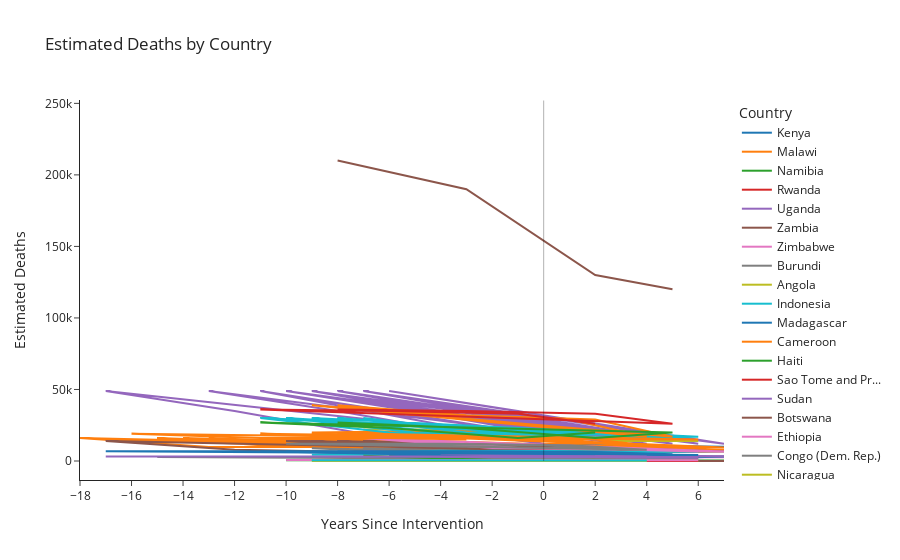

The notebook cell saved with this chart:
### Markdown cell above
I'm interested in looking at if the number of estimated deaths changes after the intervention. To do this, I'll start with a basic plot looking at the estimated deaths before and after the year of intervention (where the year of intervention = 0).

### Code cell
# create a line plot
fig = px.line(data, x="years_since_intervention", y="estimated_deaths", color='country', 
              labels={
                     "estimated_deaths": "Estimated Deaths",
                     "years_since_intervention": "Years Since Intervention",
                     "country": "Country"
                 },
                title="Estimated Deaths by Country", 
             template='simple_white')

# ensure we are showing useful numbers on the x-axis
number_of_ticks = abs(data['years_since_intervention'].min() - data['years_since_intervention'].max())
fig.update_xaxes(nticks=number_of_ticks)

# add a reference line to the chart to show the date of intervention
fig.add_shape(type='line',
                yref="y",
                xref="x",
                x0=0,
                y0=0,
                x1=0,
                y1=data['estimated_deaths'].max()*1.2,
                line=dict(color='black', width=1))

fig.show()

### Figure 1 — Plotly figure (JSON) as saved in the notebook; plotly's stock layout.template omitted (floating-point values rounded to 4 significant figures)
{"data": [{"hovertemplate": "Country=Kenya<br>Years Since Intervention=%{x}<br>Estimated Deaths=%{y}<extra></extra>", "legendgroup": "Kenya", "line": {"color": "#1F77B4", "dash": "solid"}, "mode": "lines", "name": "Kenya", "orientation": "v", "showlegend": true, "type": "scatter", "x": [-6, -1, 4, 7, -6, -1, 4, 7, -6, -1, 4, 7, -6, -1, 4, 7, -6, -1, 4, 7, -7, -2, 3, 6, -7, -2, 3, 6, -11, -6, -1, 2], "xaxis": "x", "y": [13000, 10000, 9000, 9900, 13000, 10000, 9000, 9900, 13000, 10000, 9000, 9900, 13000, 10000, 9000, 9900, 13000, 10000, 9000, 9900, 13000, 10000, 9000, 9900, 13000, 10000, 9000, 9900, 13000, 10000, 9000, 9900], "yaxis": "y"}, {"hovertemplate": "Country=Malawi<br>Years Since Intervention=%{x}<br>Estimated Deaths=%{y}<extra></extra>", "legendgroup": "Malawi", "line": {"color": "#FF7F0E", "dash": "solid"}, "mode": "lines", "name": "Malawi", "orientation": "v", "showlegend": true, "type": "scatter", "x": [-6, -1, 4, 7, -8, -3, 2, 5, -10, -5, 0, 3, -10, -5, 0, 3, -10, -5, 0, 3, -10, -5, 0, 3, -10, -5, 0, 3, -14, -9, -4, -1, -13, -8, -3, 0, -11, -6, -1, 2, -11, -6, -1, 2, -11, -6, -1, 2, -18, -13, -8, -5, -18, -13, -8, -5, -18, -13, -8, -5, -18, -13, -8, -5, -15, -10, -5, -2, -15, -10, -5, -2, -15, -10, -5, -2, -15, -10, -5, -2], "xaxis": "x", "y": [16000, 9700, 10000, 7800, 16000, 9700, 10000, 7800, 16000, 9700, 10000, 7800, 16000, 9700, 10000, 7800, 16000, 9700, 10000, 7800, 16000, 9700, 10000, 7800, 16000, 9700, 10000, 7800, 16000, 9700, 10000, 7800, 16000, 9700, 10000, 7800, 16000, 9700, 10000, 7800, 16000, 9700, 10000, 7800, 16000, 9700, 10000, 7800, 16000, 9700, 10000, 7800, 16000, 9700, 10000, 7800, 16000, 9700, 10000, 7800, 16000, 9700, 10000, 7800, 16000, 9700, 10000, 7800, 16000, 9700, 10000, 7800, 16000, 9700, 10000, 7800, 16000, 9700, 10000, 7800], "yaxis": "y"}, {"hovertemplate": "Country=Namibia<br>Years Since Intervention=%{x}<br>Estimated Deaths=%{y}<extra></extra>", "legendgroup": "Namibia", "line": {"color": "#2CA02C", "dash": "solid"}, "mode": "lines", "name": "Namibia", "orientation": "v", "showlegend": true, "type": "scatter", "x": [-6, -1, 4, 7, -6, -1, 4, 7], "xaxis": "x", "y": [260, 180, 7, 23, 260, 180, 7, 23], "yaxis": "y"}, {"hovertemplate": "Country=Rwanda<br>Years Since Intervention=%{x}<br>Estimated Deaths=%{y}<extra></extra>", "legendgroup": "Rwanda", "line": {"color": "#D62728", "dash": "solid"}, "mode": "lines", "name": "Rwanda", "orientation": "v", "showlegend": true, "type": "scatter", "x": [-6, -1, 4, 7], "xaxis": "x", "y": [5200, 3600, 3000, 3000], "yaxis": "y"}, {"hovertemplate": "Country=Uganda<br>Years Since Intervention=%{x}<br>Estimated Deaths=%{y}<extra></extra>", "legendgroup": "Uganda", "line": {"color": "#9467BD", "dash": "solid"}, "mode": "lines", "name": "Uganda", "orientation": "v", "showlegend": true, "type": "scatter", "x": [-6, -1, 4, 7, -6, -1, 4, 7, -7, -2, 3, 6, -8, -3, 2, 5, -8, -3, 2, 5, -8, -3, 2, 5, -7, -2, 3, 6, -7, -2, 3, 6, -7, -2, 3, 6, -7, -2, 3, 6, -9, -4, 1, 4, -9, -4, 1, 4, -9, -4, 1, 4, -8, -3, 2, 5, -8, -3, 2, 5, -8, -3, 2, 5, -8, -3, 2, 5, -10, -5, 0, 3, -9, -4, 1, 4, -9, -4, 1, 4, -9, -4, 1, 4, -10, -5, 0, 3, -10, -5, 0, 3, -10, -5, 0, 3, -10, -5, 0, 3, -10, -5, 0, 3, -13, -8, -3, 0, -11, -6, -1, 2, -11, -6, -1, 2, -11, -6, -1, 2, -17, -12, -7, -4], "xaxis": "x", "y": [49000, 35000, 19000, 12000, 49000, 35000, 19000, 12000, 49000, 35000, 19000, 12000, 49000, 35000, 19000, 12000, 49000, 35000, 19000, 12000, 49000, 35000, 19000, 12000, 49000, 35000, 19000, 12000, 49000, 35000, 19000, 12000, 49000, 35000, 19000, 12000, 49000, 35000, 19000, 12000, 49000, 35000, 19000, 12000, 49000, 35000, 19000, 12000, 49000, 35000, 19000, 12000, 49000, 35000, 19000, 12000, 49000, 35000, 19000, 12000, 49000, 35000, 19000, 12000, 49000, 35000, 19000, 12000, 49000, 35000, 19000, 12000, 49000, 35000, 19000, 12000, 49000, 35000, 19000, 12000, 49000, 35000, 19000, 12000, 49000, 35000, 19000, 12000, 49000, 35000, 19000, 12000, 49000, 35000, 19000, 12000, 49000, 35000, 19000, 12000, 49000, 35000, 19000, 12000, 49000, 35000, 19000, 12000, 49000, 35000, 19000, 12000, 49000, 35000, 19000, 12000, 49000, 35000, 19000, 12000, 49000, 35000, 19000, 12000], "yaxis": "y"}, {"hovertemplate": "Country=Zambia<br>Years Since Intervention=%{x}<br>Estimated Deaths=%{y}<extra></extra>", "legendgroup": "Zambia", "line": {"color": "#8C564B", "dash": "solid"}, "mode": "lines", "name": "Zambia", "orientation": "v", "showlegend": true, "type": "scatter", "x": [-6, -1, 4, 7, -6, -1, 4, 7, -8, -3, 2, 5, -7, -2, 3, 6, -10, -5, 0, 3, -9, -4, 1, 4, -9, -4, 1, 4, -10, -5, 0, 3, -10, -5, 0, 3, -10, -5, 0, 3, -17, -12, -7, -4], "xaxis": "x", "y": [14000, 7900, 6300, 6700, 14000, 7900, 6300, 6700, 14000, 7900, 6300, 6700, 14000, 7900, 6300, 6700, 14000, 7900, 6300, 6700, 14000, 7900, 6300, 6700, 14000, 7900, 6300, 6700, 14000, 7900, 6300, 6700, 14000, 7900, 6300, 6700, 14000, 7900, 6300, 6700, 14000, 7900, 6300, 6700], "yaxis": "y"}, {"hovertemplate": "Country=Zimbabwe<br>Years Since Intervention=%{x}<br>Estimated Deaths=%{y}<extra></extra>", "legendgroup": "Zimbabwe", "line": {"color": "#E377C2", "dash": "solid"}, "mode": "lines", "name": "Zimbabwe", "orientation": "v", "showlegend": true, "type": "scatter", "x": [-6, -1, 4, 7, -7, -2, 3, 6], "xaxis": "x", "y": [2500, 2700, 2500, 2600, 2500, 2700, 2500, 2600], "yaxis": "y"}, {"hovertemplate": "Country=Burundi<br>Years Since Intervention=%{x}<br>Estimated Deaths=%{y}<extra></extra>", "legendgroup": "Burundi", "line": {"color": "#7F7F7F", "dash": "solid"}, "mode": "lines", "name": "Burundi", "orientation": "v", "showlegend": true, "type": "scatter", "x": [-7, -2, 3, 6, -7, -2, 3, 6, -9, -4, 1, 4], "xaxis": "x", "y": [8900, 5300, 3500, 3200, 8900, 5300, 3500, 3200, 8900, 5300, 3500, 3200], "yaxis": "y"}, {"hovertemplate": "Country=Angola<br>Years Since Intervention=%{x}<br>Estimated Deaths=%{y}<extra></extra>", "legendgroup": "Angola", "line": {"color": "#BCBD22", "dash": "solid"}, "mode": "lines", "name": "Angola", "orientation": "v", "showlegend": true, "type": "scatter", "x": [-7, -2, 3, 6], "xaxis": "x", "y": [22000, 22000, 14000, 14000], "yaxis": "y"}, {"hovertemplate": "Country=Indonesia<br>Years Since Intervention=%{x}<br>Estimated Deaths=%{y}<extra></extra>", "legendgroup": "Indonesia", "line": {"color": "#17BECF", "dash": "solid"}, "mode": "lines", "name": "Indonesia", "orientation": "v", "showlegend": true, "type": "scatter", "x": [-7, -2, 3, 6, -7, -2, 3, 6, -9, -4, 1, 4], "xaxis": "x", "y": [4400, 7200, 6600, 6600, 4400, 7200, 6600, 6600, 4400, 7200, 6600, 6600], "yaxis": "y"}, {"hovertemplate": "Country=Madagascar<br>Years Since Intervention=%{x}<br>Estimated Deaths=%{y}<extra></extra>", "legendgroup": "Madagascar", "line": {"color": "#1F77B4", "dash": "solid"}, "mode": "lines", "name": "Madagascar", "orientation": "v", "showlegend": true, "type": "scatter", "x": [-6, -1, 4, 7], "xaxis": "x", "y": [3900, 3300, 1700, 3200], "yaxis": "y"}, {"hovertemplate": "Country=Cameroon<br>Years Since Intervention=%{x}<br>Estimated Deaths=%{y}<extra></extra>", "legendgroup": "Cameroon", "line": {"color": "#FF7F0E", "dash": "solid"}, "mode": "lines", "name": "Cameroon", "orientation": "v", "showlegend": true, "type": "scatter", "x": [-6, -1, 4, 7, -7, -2, 3, 6, -7, -2, 3, 6, -7, -2, 3, 6, -7, -2, 3, 6, -9, -4, 1, 4], "xaxis": "x", "y": [20000, 21000, 11000, 9400, 20000, 21000, 11000, 9400, 20000, 21000, 11000, 9400, 20000, 21000, 11000, 9400, 20000, 21000, 11000, 9400, 20000, 21000, 11000, 9400], "yaxis": "y"}, {"hovertemplate": "Country=Haiti<br>Years Since Intervention=%{x}<br>Estimated Deaths=%{y}<extra></extra>", "legendgroup": "Haiti", "line": {"color": "#2CA02C", "dash": "solid"}, "mode": "lines", "name": "Haiti", "orientation": "v", "showlegend": true, "type": "scatter", "x": [-6, -1, 4, 7, -10, -5, 0, 3], "xaxis": "x", "y": [510, 550, 580, 280, 510, 550, 580, 280], "yaxis": "y"}, {"hovertemplate": "Country=Sao Tome and Pr...<br>Years Since Intervention=%{x}<br>Estimated Deaths=%{y}<extra></extra>", "legendgroup": "Sao Tome and Pr...", "line": {"color": "#D62728", "dash": "solid"}, "mode": "lines", "name": "Sao Tome and Pr...", "orientation": "v", "showlegend": true, "type": "scatter", "x": [-6, -1, 4, 7], "xaxis": "x", "y": [110, 110, 96, 87], "yaxis": "y"}, {"hovertemplate": "Country=Sudan<br>Years Since Intervention=%{x}<br>Estimated Deaths=%{y}<extra></extra>", "legendgroup": "Sudan", "line": {"color": "#9467BD", "dash": "solid"}, "mode": "lines", "name": "Sudan", "orientation": "v", "showlegend": true, "type": "scatter", "x": [-6, -1, 4, 7, -7, -2, 3, 6, -7, -2, 3, 6], "xaxis": "x", "y": [6300, 5500, 3000, 3300, 6300, 5500, 3000, 3300, 6300, 5500, 3000, 3300], "yaxis": "y"}, {"hovertemplate": "Country=Botswana<br>Years Since Intervention=%{x}<br>Estimated Deaths=%{y}<extra></extra>", "legendgroup": "Botswana", "line": {"color": "#8C564B", "dash": "solid"}, "mode": "lines", "name": "Botswana", "orientation": "v", "showlegend": true, "type": "scatter", "x": [-6, -1, 4, 7], "xaxis": "x", "y": [67, 6, 8, 3], "yaxis": "y"}, {"hovertemplate": "Country=Ethiopia<br>Years Since Intervention=%{x}<br>Estimated Deaths=%{y}<extra></extra>", "legendgroup": "Ethiopia", "line": {"color": "#E377C2", "dash": "solid"}, "mode": "lines", "name": "Ethiopia", "orientation": "v", "showlegend": true, "type": "scatter", "x": [-6, -1, 4, 7, -7, -2, 3, 6], "xaxis": "x", "y": [16000, 9100, 8000, 6700, 16000, 9100, 8000, 6700], "yaxis": "y"}, {"hovertemplate": "Country=Congo (Dem. Rep.)<br>Years Since Intervention=%{x}<br>Estimated Deaths=%{y}<extra></extra>", "legendgroup": "Congo (Dem. Rep.)", "line": {"color": "#7F7F7F", "dash": "solid"}, "mode": "lines", "name": "Congo (Dem. Rep.)", "orientation": "v", "showlegend": true, "type": "scatter", "x": [-7, -2, 3, 6, -14, -9, -4, -1, -15, -10, -5, -2], "xaxis": "x", "y": [2800, 2400, 1700, 1600, 2800, 2400, 1700, 1600, 2800, 2400, 1700, 1600], "yaxis": "y"}, {"hovertemplate": "Country=Nicaragua<br>Years Since Intervention=%{x}<br>Estimated Deaths=%{y}<extra></extra>", "legendgroup": "Nicaragua", "line": {"color": "#BCBD22", "dash": "solid"}, "mode": "lines", "name": "Nicaragua", "orientation": "v", "showlegend": true, "type": "scatter", "x": [-7, -2, 3, 6], "xaxis": "x", "y": [24, 10, 1, 2], "yaxis": "y"}, {"hovertemplate": "Country=Tanzania<br>Years Since Intervention=%{x}<br>Estimated Deaths=%{y}<extra></extra>", "legendgroup": "Tanzania", "line": {"color": "#17BECF", "dash": "solid"}, "mode": "lines", "name": "Tanzania", "orientation": "v", "showlegend": true, "type": "scatter", "x": [-7, -2, 3, 6, -9, -4, 1, 4, -11, -6, -1, 2, -8, -3, 2, 5, -11, -6, -1, 2, -11, -6, -1, 2, -10, -5, 0, 3], "xaxis": "x", "y": [30000, 20000, 16000, 17000, 30000, 20000, 16000, 17000, 30000, 20000, 16000, 17000, 30000, 20000, 16000, 17000, 30000, 20000, 16000, 17000, 30000, 20000, 16000, 17000, 30000, 20000, 16000, 17000], "yaxis": "y"}, {"hovertemplate": "Country=Senegal<br>Years Since Intervention=%{x}<br>Estimated Deaths=%{y}<extra></extra>", "legendgroup": "Senegal", "line": {"color": "#1F77B4", "dash": "solid"}, "mode": "lines", "name": "Senegal", "orientation": "v", "showlegend": true, "type": "scatter", "x": [-7, -2, 3, 6, -8, -3, 2, 5, -10, -5, 0, 3, -9, -4, 1, 4, -9, -4, 1, 4, -9, -4, 1, 4, -10, -5, 0, 3], "xaxis": "x", "y": [6500, 4600, 4100, 4200, 6500, 4600, 4100, 4200, 6500, 4600, 4100, 4200, 6500, 4600, 4100, 4200, 6500, 4600, 4100, 4200, 6500, 4600, 4100, 4200, 6500, 4600, 4100, 4200], "yaxis": "y"}, {"hovertemplate": "Country=Ghana<br>Years Since Intervention=%{x}<br>Estimated Deaths=%{y}<extra></extra>", "legendgroup": "Ghana", "line": {"color": "#FF7F0E", "dash": "solid"}, "mode": "lines", "name": "Ghana", "orientation": "v", "showlegend": true, "type": "scatter", "x": [-7, -2, 3, 6, -7, -2, 3, 6, -8, -3, 2, 5, -8, -3, 2, 5, -9, -4, 1, 4, -8, -3, 2, 5, -8, -3, 2, 5, -11, -6, -1, 2, -11, -6, -1, 2, -16, -11, -6, -3], "xaxis": "x", "y": [19000, 16000, 16000, 15000, 19000, 16000, 16000, 15000, 19000, 16000, 16000, 15000, 19000, 16000, 16000, 15000, 19000, 16000, 16000, 15000, 19000, 16000, 16000, 15000, 19000, 16000, 16000, 15000, 19000, 16000, 16000, 15000, 19000, 16000, 16000, 15000, 19000, 16000, 16000, 15000], "yaxis": "y"}, {"hovertemplate": "Country=Cambodia<br>Years Since Intervention=%{x}<br>Estimated Deaths=%{y}<extra></extra>", "legendgroup": "Cambodia", "line": {"color": "#2CA02C", "dash": "solid"}, "mode": "lines", "name": "Cambodia", "orientation": "v", "showlegend": true, "type": "scatter", "x": [-7, -2, 3, 6], "xaxis": "x", "y": [3600, 710, 320, 120], "yaxis": "y"}, {"hovertemplate": "Country=Nepal<br>Years Since Intervention=%{x}<br>Estimated Deaths=%{y}<extra></extra>", "legendgroup": "Nepal", "line": {"color": "#D62728", "dash": "solid"}, "mode": "lines", "name": "Nepal", "orientation": "v", "showlegend": true, "type": "scatter", "x": [-7, -2, 3, 6], "xaxis": "x", "y": [60, 62, 34, 9], "yaxis": "y"}, {"hovertemplate": "Country=Liberia<br>Years Since Intervention=%{x}<br>Estimated Deaths=%{y}<extra></extra>", "legendgroup": "Liberia", "line": {"color": "#9467BD", "dash": "solid"}, "mode": "lines", "name": "Liberia", "orientation": "v", "showlegend": true, "type": "scatter", "x": [-7, -2, 3, 6, -7, -2, 3, 6], "xaxis": "x", "y": [6700, 4100, 2400, 2200, 6700, 4100, 2400, 2200], "yaxis": "y"}, {"hovertemplate": "Country=Nigeria<br>Years Since Intervention=%{x}<br>Estimated Deaths=%{y}<extra></extra>", "legendgroup": "Nigeria", "line": {"color": "#8C564B", "dash": "solid"}, "mode": "lines", "name": "Nigeria", "orientation": "v", "showlegend": true, "type": "scatter", "x": [-8, -3, 2, 5], "xaxis": "x", "y": [210000, 190000, 130000, 120000], "yaxis": "y"}, {"hovertemplate": "Country=Gambia<br>Years Since Intervention=%{x}<br>Estimated Deaths=%{y}<extra></extra>", "legendgroup": "Gambia", "line": {"color": "#E377C2", "dash": "solid"}, "mode": "lines", "name": "Gambia", "orientation": "v", "showlegend": true, "type": "scatter", "x": [-7, -2, 3, 6, -7, -2, 3, 6, -7, -2, 3, 6, -9, -4, 1, 4, -10, -5, 0, 3, -10, -5, 0, 3, -10, -5, 0, 3], "xaxis": "x", "y": [740, 570, 570, 600, 740, 570, 570, 600, 740, 570, 570, 600, 740, 570, 570, 600, 740, 570, 570, 600, 740, 570, 570, 600, 740, 570, 570, 600], "yaxis": "y"}, {"hovertemplate": "Country=Sierra Leone<br>Years Since Intervention=%{x}<br>Estimated Deaths=%{y}<extra></extra>", "legendgroup": "Sierra Leone", "line": {"color": "#7F7F7F", "dash": "solid"}, "mode": "lines", "name": "Sierra Leone", "orientation": "v", "showlegend": true, "type": "scatter", "x": [-9, -4, 1, 4, -9, -4, 1, 4, -10, -5, 0, 3], "xaxis": "x", "y": [12000, 12000, 11000, 7800, 12000, 12000, 11000, 7800, 12000, 12000, 11000, 7800], "yaxis": "y"}, {"hovertemplate": "Country=Peru<br>Years Since Intervention=%{x}<br>Estimated Deaths=%{y}<extra></extra>", "legendgroup": "Peru", "line": {"color": "#BCBD22", "dash": "solid"}, "mode": "lines", "name": "Peru", "orientation": "v", "showlegend": true, "type": "scatter", "x": [-9, -4, 1, 4], "xaxis": "x", "y": [27, 5, 0, 5], "yaxis": "y"}, {"hovertemplate": "Country=Gabon<br>Years Since Intervention=%{x}<br>Estimated Deaths=%{y}<extra></extra>", "legendgroup": "Gabon", "line": {"color": "#17BECF", "dash": "solid"}, "mode": "lines", "name": "Gabon", "orientation": "v", "showlegend": true, "type": "scatter", "x": [-9, -4, 1, 4], "xaxis": "x", "y": [460, 310, 320, 370], "yaxis": "y"}, {"hovertemplate": "Country=Togo<br>Years Since Intervention=%{x}<br>Estimated Deaths=%{y}<extra></extra>", "legendgroup": "Togo", "line": {"color": "#1F77B4", "dash": "solid"}, "mode": "lines", "name": "Togo", "orientation": "v", "showlegend": true, "type": "scatter", "x": [-8, -3, 2, 5, -11, -6, -1, 2, -17, -12, -7, -4], "xaxis": "x", "y": [6900, 6900, 6300, 4700, 6900, 6900, 6300, 4700, 6900, 6900, 6300, 4700], "yaxis": "y"}, {"hovertemplate": "Country=Burkina Faso<br>Years Since Intervention=%{x}<br>Estimated Deaths=%{y}<extra></extra>", "legendgroup": "Burkina Faso", "line": {"color": "#FF7F0E", "dash": "solid"}, "mode": "lines", "name": "Burkina Faso", "orientation": "v", "showlegend": true, "type": "scatter", "x": [-8, -3, 2, 5, -9, -4, 1, 4, -9, -4, 1, 4, -9, -4, 1, 4], "xaxis": "x", "y": [39000, 32000, 29000, 17000, 39000, 32000, 29000, 17000, 39000, 32000, 29000, 17000, 39000, 32000, 29000, 17000], "yaxis": "y"}, {"hovertemplate": "Country=Mali<br>Years Since Intervention=%{x}<br>Estimated Deaths=%{y}<extra></extra>", "legendgroup": "Mali", "line": {"color": "#2CA02C", "dash": "solid"}, "mode": "lines", "name": "Mali", "orientation": "v", "showlegend": true, "type": "scatter", "x": [-8, -3, 2, 5, -11, -6, -1, 2], "xaxis": "x", "y": [27000, 23000, 16000, 20000, 27000, 23000, 16000, 20000], "yaxis": "y"}, {"hovertemplate": "Country=India<br>Years Since Intervention=%{x}<br>Estimated Deaths=%{y}<extra></extra>", "legendgroup": "India", "line": {"color": "#D62728", "dash": "solid"}, "mode": "lines", "name": "India", "orientation": "v", "showlegend": true, "type": "scatter", "x": [-8, -3, 2, 5, -11, -6, -1, 2], "xaxis": "x", "y": [36000, 35000, 33000, 26000, 36000, 35000, 33000, 26000], "yaxis": "y"}, {"hovertemplate": "Country=Papua New Guinea<br>Years Since Intervention=%{x}<br>Estimated Deaths=%{y}<extra></extra>", "legendgroup": "Papua New Guinea", "line": {"color": "#9467BD", "dash": "solid"}, "mode": "lines", "name": "Papua New Guinea", "orientation": "v", "showlegend": true, "type": "scatter", "x": [-9, -4, 1, 4, -17, -12, -7, -4], "xaxis": "x", "y": [3100, 2800, 2700, 3100, 3100, 2800, 2700, 3100], "yaxis": "y"}], "layout": {"legend": {"title": {"text": "Country"}, "tracegroupgap": 0}, "shapes": [{"line": {"color": "black", "width": 1}, "type": "line", "x0": 0, "x1": 0, "xref": "x", "y0": 0, "y1": 252000, "yref": "y"}], "title": {"text": "Estimated Deaths by Country"}, "xaxis": {"anchor": "y", "domain": [0, 1], "nticks": 25, "title": {"text": "Years Since Intervention"}}, "yaxis": {"anchor": "x", "domain": [0, 1], "title": {"text": "Estimated Deaths"}}}}
